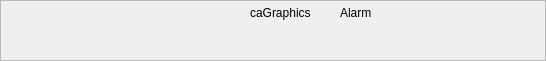
      <widget class="QFrame" name="frame__Test_Graphics">
       <property name="geometry">
        <rect>
         <x>5</x>
         <y>200</y>
         <width>546</width>
         <height>61</height>
        </rect>
       </property>
       <property name="frameShape">
        <enum>QFrame::StyledPanel</enum>
       </property>
       <property name="frameShadow">
        <enum>QFrame::Raised</enum>
       </property>
       <widget class="caLabel" name="caLabel_197">
        <property name="geometry">
         <rect>
          <x>340</x>
          <y>5</y>
          <width>86</width>
          <height>16</height>
         </rect>
        </property>
        <property name="font">
         <font>
          <pointsize>9</pointsize>
         </font>
        </property>
        <property name="frameShape">
         <enum>QFrame::NoFrame</enum>
        </property>
        <property name="text">
         <string>Alarm</string>
        </property>
        <property name="alignment">
         <set>Qt::AlignAbsolute|Qt::AlignLeading|Qt::AlignLeft|Qt::AlignVCenter</set>
        </property>
        <property name="fontScaleMode">
         <enum>ESimpleLabel::Height</enum>
        </property>
        <property name="foreground">
         <color>
          <red>0</red>
          <green>0</green>
          <blue>0</blue>
         </color>
        </property>
        <property name="background">
         <color alpha="0">
          <red>0</red>
          <green>0</green>
          <blue>0</blue>
         </color>
        </property>
       </widget>
       <widget class="caLabel" name="caLabel_205">
        <property name="geometry">
         <rect>
          <x>250</x>
          <y>5</y>
          <width>71</width>
          <height>16</height>
         </rect>
        </property>
        <property name="font">
         <font>
          <pointsize>9</pointsize>
         </font>
        </property>
        <property name="frameShape">
         <enum>QFrame::NoFrame</enum>
        </property>
        <property name="text">
         <string>caGraphics</string>
        </property>
        <property name="alignment">
         <set>Qt::AlignAbsolute|Qt::AlignLeading|Qt::AlignLeft|Qt::AlignVCenter</set>
        </property>
        <property name="fontScaleMode">
         <enum>ESimpleLabel::Height</enum>
        </property>
        <property name="foreground">
         <color>
          <red>0</red>
          <green>0</green>
          <blue>0</blue>
         </color>
        </property>
        <property name="background">
         <color alpha="0">
          <red>0</red>
          <green>0</green>
          <blue>0</blue>
         </color>
        </property>
       </widget>
       <widget class="caGraphics" name="cagraphics_17">
        <property name="geometry">
         <rect>
          <x>5</x>
          <y>5</y>
          <width>81</width>
          <height>36</height>
         </rect>
        </property>
        <property name="foreground">
         <color>
          <red>255</red>
          <green>0</green>
          <blue>0</blue>
         </color>
        </property>
        <property name="fillstyle" stdset="0">
         <enum>caGraphics::Outline</enum>
        </property>
        <property name="lineSize">
         <number>4</number>
        </property>
        <property name="colorMode">
         <enum>caGraphics::Alarm</enum>
        </property>
        <property name="visibility">
         <enum>caGraphics::StaticV</enum>
        </property>
        <property name="visibilityCalc">
         <string notr="true"/>
        </property>
        <property name="channel" stdset="0">
         <string notr="true">$(DEVICE):TEST-AO</string>
        </property>
       </widget>
       <widget class="caGraphics" name="cagraphics_18">
        <property name="geometry">
         <rect>
          <x>155</x>
          <y>5</y>
          <width>76</width>
          <height>51</height>
         </rect>
        </property>
        <property name="foreground">
         <color>
          <red>255</red>
          <green>0</green>
          <blue>0</blue>
         </color>
        </property>
        <property name="fillstyle" stdset="0">
         <enum>caGraphics::Filled</enum>
        </property>
        <property name="lineSize">
         <number>2</number>
        </property>
        <property name="colorMode">
         <enum>caGraphics::Alarm</enum>
        </property>
        <property name="channel" stdset="0">
         <string notr="true">$(DEVICE):TEST-AO</string>
        </property>
        <property name="form">
         <enum>caGraphics::Arrow</enum>
        </property>
        <property name="arrowSize">
         <number>18</number>
        </property>
        <property name="tiltAngle">
         <number>45</number>
        </property>
       </widget>
       <widget class="caGraphics" name="cagraphics_19">
        <property name="geometry">
         <rect>
          <x>100</x>
          <y>5</y>
          <width>51</width>
          <height>51</height>
         </rect>
        </property>
        <property name="foreground">
         <color>
          <red>255</red>
          <green>0</green>
          <blue>0</blue>
         </color>
        </property>
        <property name="fillstyle" stdset="0">
         <enum>caGraphics::Filled</enum>
        </property>
        <property name="lineSize">
         <number>4</number>
        </property>
        <property name="colorMode">
         <enum>caGraphics::Alarm</enum>
        </property>
        <property name="channel" stdset="0">
         <string notr="true">$(DEVICE):TEST-AO</string>
        </property>
        <property name="tiltAngle">
         <number>45</number>
        </property>
       </widget>
      </widget>
